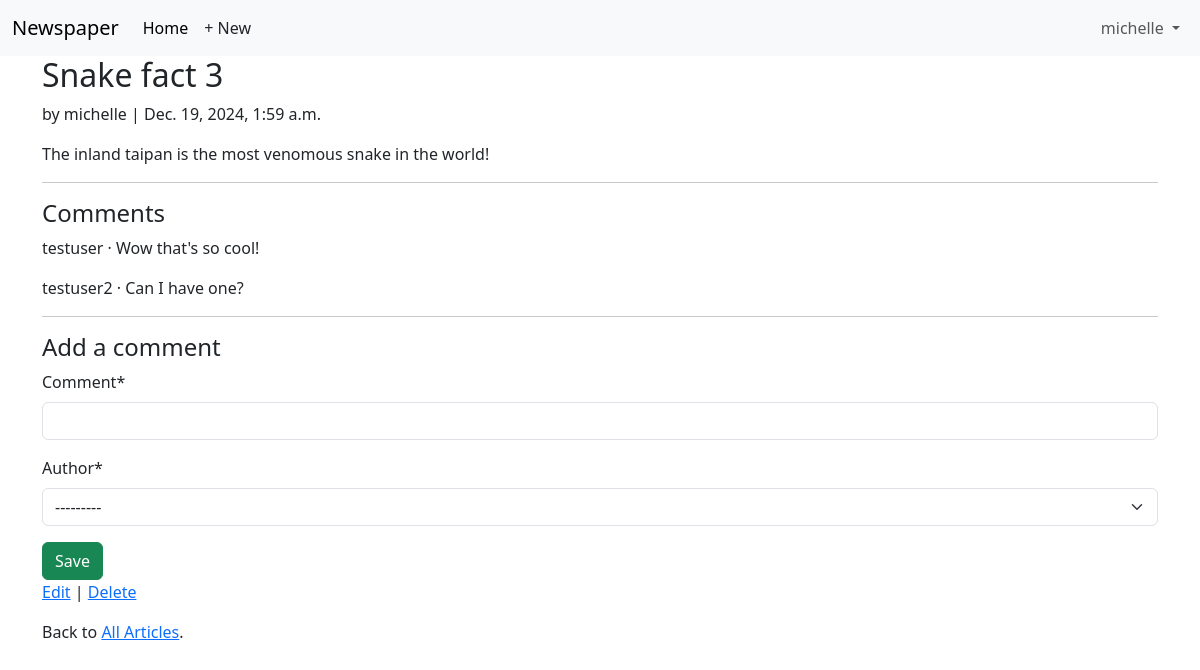
The app's page /articles/3/ (signed in) with its own data.
### accounts/models.py (models this page shows)
class CustomUser(AbstractUser):
    age = models.PositiveIntegerField(null=True, blank = True)

### articles/models.py (models this page shows, shortened)
class Article(models.Model):
    title = models.CharField(max_length=255)
    body = models.TextField()
    date = models.DateTimeField(auto_now_add=True)
    author = models.ForeignKey(
        settings.AUTH_USER_MODEL,
        on_delete=models.CASCADE,
    )

class Comment(models.Model):
    article = models.ForeignKey(Article, on_delete=models.CASCADE)
    comment = models.CharField(max_length=140)
    author = models.ForeignKey(
        settings.AUTH_USER_MODEL,
        on_delete=models.CASCADE,
    )
    def __str__(self):
        return self.comment

### articles/views.py (the view, shortened to what this page needs)
class ArticleDetailView(LoginRequiredMixin, View): # new
    def get(self, request, *args, **kwargs):
        view = CommentGet.as_view()
        return view(request, *args, **kwargs)

### articles/forms.py
class CommentForm(forms.ModelForm):
    class Meta:
        model = Comment
        fields = ('comment', 'author')

### articles/views.py (called while the page is built)
    def get_context_data(self, **kwargs):
        context = super().get_context_data(**kwargs)
        context['form'] = CommentForm()
        return context

### templates/article_detail.html
{% extends 'base.html' %}
{% load crispy_forms_tags %}
{% block content %}
<div class='article-entry'>
  <h2>{{ object.title }}</h2>
  <p>by {{ object.author }} | {{ object.date }}</p>
  <p>{{ object.body }}</p>
<div>
<hr>
<h4>Comments</h4>
{% for comment in article.comment_set.all %}
  <p>{{ comment.author }} &middot; {{ comment }}</p>
{% endfor %}
<hr>
<h4>Add a comment</h4>
  <form action='' method='post'>{% csrf_token %}
    {{ form|crispy }}
    <button class='btn btn-success ml-2' type='submit'>Save</button>
  </form>
<p><a href='{% url 'article_edit' article.pk %}'>Edit</a> |
  <a href='{% url 'article_delete' article.pk %}'>Delete</a></p>
<p>Back to <a href='{% url 'article_list' %}'>All Articles</a>.</p>
{% endblock content %}

### templates/base.html (shortened to what this page needs)
{% load static %}
<!DOCTYPE html>
<html>
<head>
  <link href="https://cdn.jsdelivr.net/npm/bootstrap@5.3.3/dist/css/bootstrap.min.css" rel="stylesheet">
</head>
<body>
  <nav class="navbar navbar-expand-lg bg-body-tertiary">
    <div class="container-fluid">
      <a class="navbar-brand" href="{% url 'home' %}">Newspaper</a>
      <div class="collapse navbar-collapse" id="navbarSupportedContent">
        <ul class="navbar-nav me-auto mb-2 mb-lg-0">
          <li class="nav-item">
            <a class="nav-link active" aria-current="page" href="#">Home</a>
          </li>
          {% if user.is_authenticated %}
          <li><a href="{% url 'article_new' %}"
            class="nav-link px-2 link-dark">+ New</a></li>
        </ul>
        <div class="mr-auto">
          <ul class="navbar-nav">
            <li class="nav-item dropdown">
              <a class="nav-link dropdown-toggle" href="#" role="button" data-bs-toggle="dropdown"
                aria-expanded="false">
                {{ user.username }}
              </a>
            </li>
        {% endif %}
      </div>
    </div>
  </nav>
  <main>
    <div class="container">
      {% block content %}
      {% endblock content %}
    </div>
  </main>
</body>
</html>

### records on screen
CustomUser: username "michelle"
Article: title "Snake fact 3", author "michelle", date "Dec. 19, 2024, 1:59 a.m.", body "The inland taipan is the most venomous snake in the world!"
Comment: author "testuser", comment "Wow that's so cool!"
Comment: author "testuser2", comment "Can I have one?"
